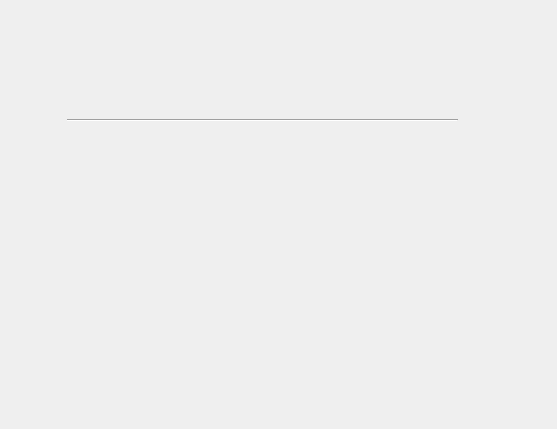
<?xml version="1.0" encoding="UTF-8"?>
<ui version="4.0">
 <class>Form</class>
 <widget class="QWidget" name="Form">
  <property name="geometry">
   <rect>
    <x>0</x>
    <y>0</y>
    <width>557</width>
    <height>429</height>
   </rect>
  </property>
  <property name="windowTitle">
   <string>Form</string>
  </property>
  <widget class="Line" name="line">
   <property name="geometry">
    <rect>
     <x>67</x>
     <y>110</y>
     <width>391</width>
     <height>20</height>
    </rect>
   </property>
   <property name="orientation">
    <enum>Qt::Horizontal</enum>
   </property>
  </widget>
 </widget>
 <resources/>
 <connections/>
</ui>
